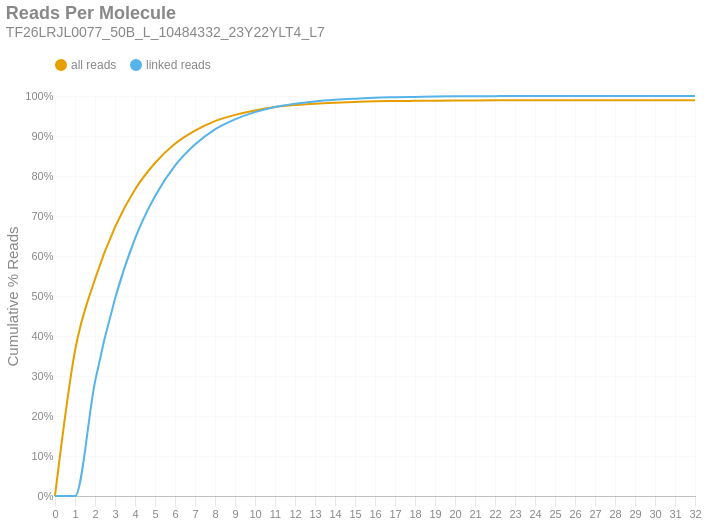

Here is the notebook cell this chart was saved with:
### Markdown cell above
### Reads per Molecule
This chart shows the cumulative distribution of the number of reads per linked molecule. That is, how many alignments are associated with a unique molecule. This excludes the number of reads associated with invalid or absent linked-read barcodes. The `linked` histogram is the percentages recalculated when disregarding singletons.

### Code cell
if SKIPLR:
    print_html(f"Skipped")
else:
    counts = np.bincount(valids['reads'].cast(pl.Int64).to_numpy())
    weighted = counts * np.arange(len(counts))
    all_perc = weighted / n_reads
    linked_perc = weighted / n_linked_reads
    linked_perc[1] = 0
    binned_df = pl.DataFrame({
        'readsper': list(range(len(counts))),
        'all reads (cumsum)': np.cumsum(all_perc).tolist(),
        'linked reads (cumsum)': np.cumsum(linked_perc).tolist(),
    })

    with SafeRender(binned_df):
        (
            density_plot(binned_df, 'Reads Per Molecule', samplename, 'readspmol')
            .encode(
                x=alt.X('readsper:O', title=None).axis(labelAngle=0).scale(padding=0),
                y=alt.Y('value:Q', title='Cumulative % Reads').axis(format='%').stack(False),
                color=alt.Color("key:N").scale(domain=["all reads", "linked reads"]),
                tooltip=[
                    alt.Tooltip("key:N", title="Data Type"),
                    alt.Tooltip("readsper:O", title="Reads Per Molecule"),
                    alt.Tooltip("value:Q", format=".2%", title="% Reads (Cum.)")
                ]            
            )
        ).display()

### Figure 1 — Vega-Lite specification as saved in the notebook (floating-point values rounded to 4 significant figures)
{"width": "container", "height": 400, "config": {"title": {"anchor": "start", "dy": -15, "fontSize": 18, "color": "#888888", "subtitleColor": "#888888", "subtitleFontSize": 14}, "arc": {"fill": "#0072B2"}, "axis": {"domainColor": "#888888", "domainWidth": 0.5, "gridWidth": 0.2, "grid": false, "titleFontWeight": 400, "titleFontSize": 15, "labelFontSize": 11, "labelColor": "#888888", "tickColor": "#888888", "tickWidth": 0.2, "titleColor": "#888888"}, "axisBand": {"grid": false}, "axisX": {"grid": true, "tickSize": 10, "domainCap": "round"}, "axisY": {"domain": false, "grid": true, "tickSize": 0, "domainCap": "round"}, "background": "transparent", "header": {"labelFontSize": 15, "labelColor": "#888888", "titleFontSize": 15, "titleFontWeight": 600, "titleColor": "#888888"}, "legend": {"labelFont": "sans-serif", "labelFontSize": 12, "labelColor": "#888888", "symbolSize": 100, "symbolType": "circle", "titleFontSize": 12, "titlePadding": 10, "titleColor": "#888888", "title": null, "orient": "top"}, "range": {"category": ["#E69F00", "#56B4E9", "#009E73", "#F0E442", "#0072B2", "#D55E00", "#CC79A7", "#000000"], "diverging": ["#cfe8f3", "#a2d4ec", "#73bfe2", "#46abdb", "#1696d2", "#12719e"]}, "area": {"fill": "#0072B2", "fillOpacity": 0.7, "line": true, "strokeOpacity": 0.7}, "line": {"color": "#0072B2", "stroke": "#0072B2", "strokeWidth": 2}, "trail": {"color": "#0072B2", "stroke": "#0072B2", "strokeWidth": 0, "size": 1}, "point": {"filled": true, "fillOpacity": 1.0, "size": 95}, "text": {"color": "#888888", "fontSize": 11, "align": "right", "fontWeight": 400, "size": 11}, "bar": {"fill": "#0072B2", "stroke": null}, "view": {"stroke": null, "continuousWidth": 660, "continuousHeight": 400}}, "data": {"name": "data-ffee6b91467b75068c0e94e4fed6ebb8"}, "mark": {"type": "line", "interpolate": "monotone", "point": {"opacity": 0, "size": 275}}, "encoding": {"color": {"field": "key", "scale": {"domain": ["all reads", "linked reads"]}, "type": "nominal"}, "tooltip": [{"field": "key", "title": "Data Type", "type": "nominal"}, {"field": "readsper", "title": "Reads Per Molecule", "type": "ordinal"}, {"field": "value", "format": ".2%", "title": "% Reads (Cum.)", "type": "quantitative"}], "x": {"axis": {"labelAngle": 0}, "field": "readsper", "scale": {"padding": 0}, "title": null, "type": "ordinal"}, "y": {"axis": {"format": "%"}, "field": "value", "stack": false, "title": "Cumulative % Reads", "type": "quantitative"}}, "params": [{"name": "param_c36ac31b6afebe62", "select": {"type": "point", "fields": ["key"]}, "bind": "legend"}], "title": {"text": "Reads Per Molecule", "subtitle": "TF26LRJL0077_50B_L_10484332_23Y22YLT4_L7"}, "transform": [{"fold": ["all reads (cumsum)", "linked reads (cumsum)"]}, {"calculate": "replace(datum.key, ' (cumsum)', '')", "as": "key"}, {"filter": {"param": "param_c36ac31b6afebe62"}}], "usermeta": {"embedOptions": {"downloadFileName": "TF26LRJL0077_50B_L_10484332_23Y22YLT4_L7.readspmol"}}, "$schema": "https://vega.github.io/schema/vega-lite/v6.4.1.json", "datasets": {"data-ffee6b91467b75068c0e94e4fed6ebb8": [{"readsper": 0, "all reads (cumsum)": 0.0, "linked reads (cumsum)": 0.0}, {"readsper": 1, "all reads (cumsum)": 0.3631, "linked reads (cumsum)": 0.0}, {"readsper": 2, "all reads (cumsum)": 0.542, "linked reads (cumsum)": 0.2857}, {"readsper": 3, "all reads (cumsum)": 0.672, "linked reads (cumsum)": 0.4933}, {"readsper": 4, "all reads (cumsum)": 0.7661, "linked reads (cumsum)": 0.6436}, {"readsper": 5, "all reads (cumsum)": 0.8324, "linked reads (cumsum)": 0.7495}, {"readsper": 6, "all reads (cumsum)": 0.8804, "linked reads (cumsum)": 0.8261}, {"readsper": 7, "all reads (cumsum)": 0.9134, "linked reads (cumsum)": 0.8788}, {"readsper": 8, "all reads (cumsum)": 0.9371, "linked reads (cumsum)": 0.9167}, {"readsper": 9, "all reads (cumsum)": 0.9528, "linked reads (cumsum)": 0.9417}, {"readsper": 10, "all reads (cumsum)": 0.964, "linked reads (cumsum)": 0.9596}, {"readsper": 11, "all reads (cumsum)": 0.9722, "linked reads (cumsum)": 0.9727}, {"readsper": 12, "all reads (cumsum)": 0.9773, "linked reads (cumsum)": 0.9809}, {"readsper": 13, "all reads (cumsum)": 0.9808, "linked reads (cumsum)": 0.9864}, {"readsper": 14, "all reads (cumsum)": 0.9832, "linked reads (cumsum)": 0.9903}, {"readsper": 15, "all reads (cumsum)": 0.9851, "linked reads (cumsum)": 0.9933}, {"readsper": 16, "all reads (cumsum)": 0.9867, "linked reads (cumsum)": 0.9958}, {"readsper": 17, "all reads (cumsum)": 0.9873, "linked reads (cumsum)": 0.9969}, {"readsper": 18, "all reads (cumsum)": 0.9879, "linked reads (cumsum)": 0.9977}, {"readsper": 19, "all reads (cumsum)": 0.9884, "linked reads (cumsum)": 0.9985}, {"readsper": 20, "all reads (cumsum)": 0.9887, "linked reads (cumsum)": 0.9991}, {"readsper": 21, "all reads (cumsum)": 0.989, "linked reads (cumsum)": 0.9995}, {"readsper": 22, "all reads (cumsum)": 0.9891, "linked reads (cumsum)": 0.9997}, {"readsper": 23, "all reads (cumsum)": 0.9892, "linked reads (cumsum)": 0.9998}, {"readsper": 24, "all reads (cumsum)": 0.9892, "linked reads (cumsum)": 0.9998}, {"readsper": 25, "all reads (cumsum)": 0.9892, "linked reads (cumsum)": 0.9998}, {"readsper": 26, "all reads (cumsum)": 0.9892, "linked reads (cumsum)": 0.9998}, {"readsper": 27, "all reads (cumsum)": 0.9892, "linked reads (cumsum)": 0.9998}, {"readsper": 28, "all reads (cumsum)": 0.9892, "linked reads (cumsum)": 0.9999}, {"readsper": 29, "all reads (cumsum)": 0.9893, "linked reads (cumsum)": 1.0}, {"readsper": 30, "all reads (cumsum)": 0.9893, "linked reads (cumsum)": 1.0}, {"readsper": 31, "all reads (cumsum)": 0.9893, "linked reads (cumsum)": 1.0}, {"readsper": 32, "all reads (cumsum)": 0.9893, "linked reads (cumsum)": 1.0}]}}
